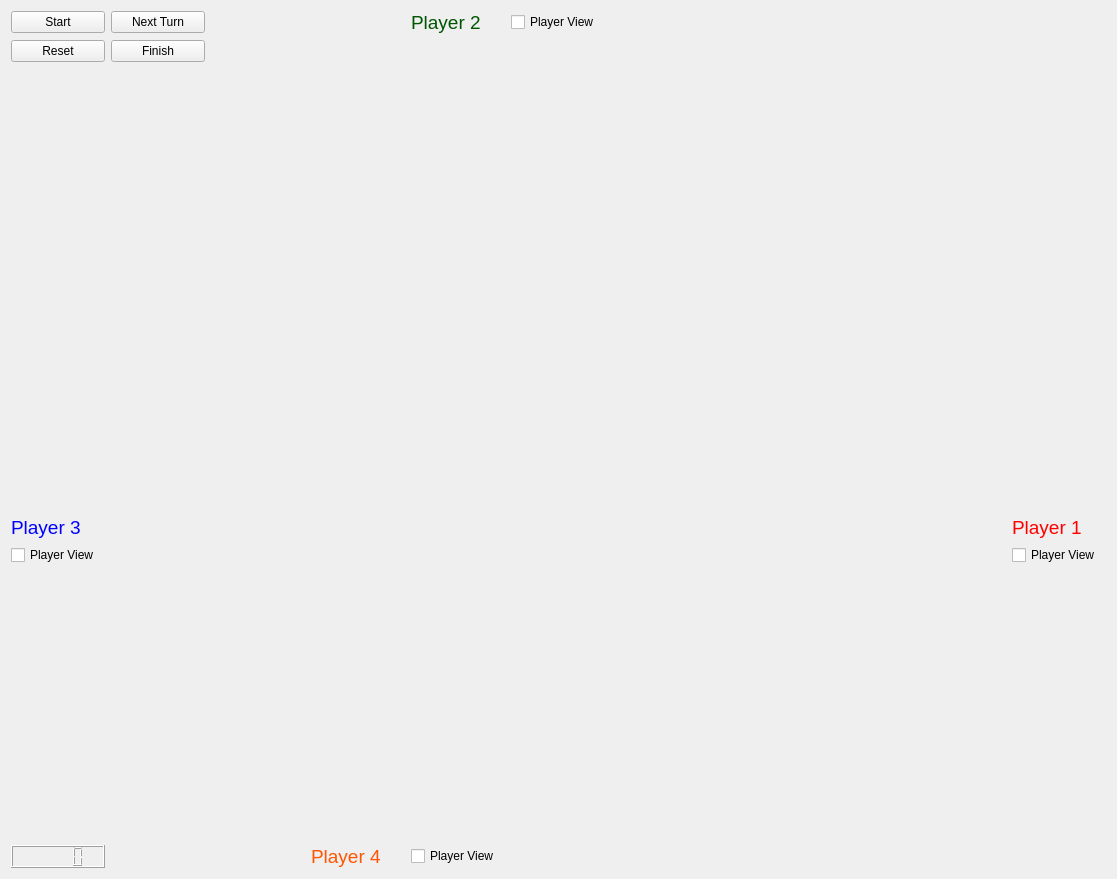
<?xml version="1.0" encoding="UTF-8"?>
<ui version="4.0">
 <class>NextTurnButton</class>
 <widget class="QWidget" name="NextTurnButton">
  <property name="geometry">
   <rect>
    <x>0</x>
    <y>0</y>
    <width>1117</width>
    <height>879</height>
   </rect>
  </property>
  <property name="windowTitle">
   <string>Form</string>
  </property>
  <layout class="QGridLayout" name="gridLayout">
   <item row="0" column="0">
    <widget class="QPushButton" name="StartButton">
     <property name="text">
      <string>Start</string>
     </property>
    </widget>
   </item>
   <item row="0" column="1">
    <widget class="QPushButton" name="pushButton_3">
     <property name="text">
      <string>Next Turn</string>
     </property>
    </widget>
   </item>
   <item row="0" column="4">
    <widget class="QLabel" name="Player2Label">
     <property name="text">
      <string>&lt;html&gt;&lt;head/&gt;&lt;body&gt;&lt;p&gt;&lt;span style=&quot; font-size:14pt; color:#005500;&quot;&gt;Player 2&lt;/span&gt;&lt;/p&gt;&lt;/body&gt;&lt;/html&gt;</string>
     </property>
    </widget>
   </item>
   <item row="0" column="5">
    <widget class="QCheckBox" name="Player2ViewCheckbox">
     <property name="text">
      <string>Player View</string>
     </property>
    </widget>
   </item>
   <item row="1" column="0">
    <widget class="QPushButton" name="ResetButton">
     <property name="text">
      <string>Reset</string>
     </property>
    </widget>
   </item>
   <item row="1" column="1">
    <widget class="QPushButton" name="FinishButton">
     <property name="text">
      <string>Finish</string>
     </property>
    </widget>
   </item>
   <item row="2" column="2">
    <widget class="QLabel" name="Player2Card">
     <property name="text">
      <string/>
     </property>
     <property name="pixmap">
      <pixmap resource="rsrc.qrc">:/Cards/CardPngs/SQ.png</pixmap>
     </property>
     <property name="scaledContents">
      <bool>false</bool>
     </property>
    </widget>
   </item>
   <item row="2" column="3">
    <widget class="QLabel" name="Player2Card_2">
     <property name="text">
      <string/>
     </property>
     <property name="pixmap">
      <pixmap resource="rsrc.qrc">:/Cards/CardPngs/DK.png</pixmap>
     </property>
    </widget>
   </item>
   <item row="2" column="4">
    <widget class="QLabel" name="Player2Card_4">
     <property name="text">
      <string/>
     </property>
     <property name="pixmap">
      <pixmap resource="rsrc.qrc">:/Cards/CardPngs/C5.png</pixmap>
     </property>
    </widget>
   </item>
   <item row="2" column="5">
    <widget class="QLabel" name="Player2Card_6">
     <property name="text">
      <string/>
     </property>
     <property name="pixmap">
      <pixmap resource="rsrc.qrc">:/Cards/CardPngs/C3.png</pixmap>
     </property>
    </widget>
   </item>
   <item row="2" column="6">
    <widget class="QLabel" name="Player2Card_8">
     <property name="text">
      <string/>
     </property>
     <property name="pixmap">
      <pixmap resource="rsrc.qrc">:/Cards/CardPngs/C10.png</pixmap>
     </property>
    </widget>
   </item>
   <item row="2" column="7">
    <widget class="QLabel" name="Player2Card_10">
     <property name="text">
      <string/>
     </property>
     <property name="pixmap">
      <pixmap resource="rsrc.qrc">:/Cards/CardPngs/C2.png</pixmap>
     </property>
    </widget>
   </item>
   <item row="2" column="8">
    <widget class="QLabel" name="Player2Card_12">
     <property name="text">
      <string/>
     </property>
     <property name="pixmap">
      <pixmap resource="rsrc.qrc">:/Cards/CardPngs/H7.png</pixmap>
     </property>
    </widget>
   </item>
   <item row="3" column="3">
    <widget class="QLabel" name="Player2Card_3">
     <property name="text">
      <string/>
     </property>
     <property name="pixmap">
      <pixmap resource="rsrc.qrc">:/Cards/CardPngs/KK.png</pixmap>
     </property>
    </widget>
   </item>
   <item row="3" column="4">
    <widget class="QLabel" name="Player2Card_5">
     <property name="text">
      <string/>
     </property>
     <property name="pixmap">
      <pixmap resource="rsrc.qrc">:/Cards/CardPngs/C8.png</pixmap>
     </property>
    </widget>
   </item>
   <item row="3" column="5">
    <widget class="QLabel" name="Player2Card_7">
     <property name="text">
      <string/>
     </property>
     <property name="pixmap">
      <pixmap resource="rsrc.qrc">:/Cards/CardPngs/C7.png</pixmap>
     </property>
    </widget>
   </item>
   <item row="3" column="6">
    <widget class="QLabel" name="Player2Card_9">
     <property name="text">
      <string/>
     </property>
     <property name="pixmap">
      <pixmap resource="rsrc.qrc">:/Cards/CardPngs/C5.png</pixmap>
     </property>
    </widget>
   </item>
   <item row="3" column="7">
    <widget class="QLabel" name="Player2Card_11">
     <property name="text">
      <string/>
     </property>
     <property name="pixmap">
      <pixmap resource="rsrc.qrc">:/Cards/CardPngs/C5.png</pixmap>
     </property>
    </widget>
   </item>
   <item row="3" column="8">
    <widget class="QLabel" name="Player2Card_13">
     <property name="text">
      <string/>
     </property>
     <property name="pixmap">
      <pixmap resource="rsrc.qrc">:/Cards/CardPngs/C1.png</pixmap>
     </property>
    </widget>
   </item>
   <item row="4" column="3">
    <spacer name="verticalSpacer_6">
     <property name="orientation">
      <enum>Qt::Vertical</enum>
     </property>
     <property name="sizeHint" stdset="0">
      <size>
       <width>20</width>
       <height>40</height>
      </size>
     </property>
    </spacer>
   </item>
   <item row="5" column="3">
    <spacer name="verticalSpacer_2">
     <property name="orientation">
      <enum>Qt::Vertical</enum>
     </property>
     <property name="sizeHint" stdset="0">
      <size>
       <width>20</width>
       <height>40</height>
      </size>
     </property>
    </spacer>
   </item>
   <item row="5" column="7">
    <spacer name="verticalSpacer_3">
     <property name="orientation">
      <enum>Qt::Vertical</enum>
     </property>
     <property name="sizeHint" stdset="0">
      <size>
       <width>20</width>
       <height>40</height>
      </size>
     </property>
    </spacer>
   </item>
   <item row="6" column="1">
    <widget class="QLabel" name="Player3Card">
     <property name="text">
      <string/>
     </property>
     <property name="pixmap">
      <pixmap resource="rsrc.qrc">:/Cards/CardPngs/C1.png</pixmap>
     </property>
     <property name="scaledContents">
      <bool>false</bool>
     </property>
    </widget>
   </item>
   <item row="6" column="2">
    <widget class="QLabel" name="Player3Card_2">
     <property name="text">
      <string/>
     </property>
     <property name="pixmap">
      <pixmap resource="rsrc.qrc">:/Cards/CardPngs/D9.png</pixmap>
     </property>
    </widget>
   </item>
   <item row="6" column="3">
    <widget class="QLabel" name="Player3Card_3">
     <property name="text">
      <string/>
     </property>
     <property name="pixmap">
      <pixmap resource="rsrc.qrc">:/Cards/CardPngs/C2.png</pixmap>
     </property>
    </widget>
   </item>
   <item row="6" column="7">
    <widget class="QLabel" name="Player1Card">
     <property name="text">
      <string/>
     </property>
     <property name="pixmap">
      <pixmap resource="rsrc.qrc">:/Cards/CardPngs/S6.png</pixmap>
     </property>
    </widget>
   </item>
   <item row="6" column="8">
    <widget class="QLabel" name="Player1Card_3">
     <property name="text">
      <string/>
     </property>
     <property name="pixmap">
      <pixmap resource="rsrc.qrc">:/Cards/CardPngs/C6.png</pixmap>
     </property>
    </widget>
   </item>
   <item row="6" column="9">
    <widget class="QLabel" name="Player1Card_2">
     <property name="text">
      <string/>
     </property>
     <property name="pixmap">
      <pixmap resource="rsrc.qrc">:/Cards/CardPngs/C8.png</pixmap>
     </property>
    </widget>
   </item>
   <item row="7" column="0">
    <widget class="QLabel" name="Player3Label">
     <property name="text">
      <string>&lt;html&gt;&lt;head/&gt;&lt;body&gt;&lt;p&gt;&lt;span style=&quot; font-size:14pt; color:#0000ff;&quot;&gt;Player 3&lt;/span&gt;&lt;/p&gt;&lt;/body&gt;&lt;/html&gt;</string>
     </property>
    </widget>
   </item>
   <item row="7" column="1">
    <widget class="QLabel" name="Player3Card_6">
     <property name="text">
      <string/>
     </property>
     <property name="pixmap">
      <pixmap resource="rsrc.qrc">:/Cards/CardPngs/C10.png</pixmap>
     </property>
    </widget>
   </item>
   <item row="7" column="2">
    <widget class="QLabel" name="Player3Card_5">
     <property name="text">
      <string/>
     </property>
     <property name="pixmap">
      <pixmap resource="rsrc.qrc">:/Cards/CardPngs/D7.png</pixmap>
     </property>
    </widget>
   </item>
   <item row="7" column="3">
    <widget class="QLabel" name="Player3Card_4">
     <property name="text">
      <string/>
     </property>
     <property name="pixmap">
      <pixmap resource="rsrc.qrc">:/Cards/CardPngs/DK.png</pixmap>
     </property>
    </widget>
   </item>
   <item row="7" column="7">
    <widget class="QLabel" name="Player1Card_4">
     <property name="text">
      <string/>
     </property>
     <property name="pixmap">
      <pixmap resource="rsrc.qrc">:/Cards/CardPngs/H5.png</pixmap>
     </property>
    </widget>
   </item>
   <item row="7" column="8">
    <widget class="QLabel" name="Player1Card_5">
     <property name="text">
      <string/>
     </property>
     <property name="pixmap">
      <pixmap resource="rsrc.qrc">:/Cards/CardPngs/C8.png</pixmap>
     </property>
    </widget>
   </item>
   <item row="7" column="9">
    <widget class="QLabel" name="Player1Card_6">
     <property name="text">
      <string/>
     </property>
     <property name="pixmap">
      <pixmap resource="rsrc.qrc">:/Cards/CardPngs/SJ.png</pixmap>
     </property>
    </widget>
   </item>
   <item row="7" column="10">
    <widget class="QLabel" name="Player1Label">
     <property name="maximumSize">
      <size>
       <width>16777215</width>
       <height>71</height>
      </size>
     </property>
     <property name="text">
      <string>&lt;html&gt;&lt;head/&gt;&lt;body&gt;&lt;p&gt;&lt;span style=&quot; font-size:14pt; color:#ff0000;&quot;&gt;Player 1&lt;/span&gt;&lt;/p&gt;&lt;/body&gt;&lt;/html&gt;</string>
     </property>
    </widget>
   </item>
   <item row="8" column="0">
    <widget class="QCheckBox" name="Player3ViewCheckbox">
     <property name="text">
      <string>Player View</string>
     </property>
    </widget>
   </item>
   <item row="8" column="1">
    <widget class="QLabel" name="Player3Card_9">
     <property name="text">
      <string/>
     </property>
     <property name="pixmap">
      <pixmap resource="rsrc.qrc">:/Cards/CardPngs/C2.png</pixmap>
     </property>
    </widget>
   </item>
   <item row="8" column="2">
    <widget class="QLabel" name="Player3Card_8">
     <property name="text">
      <string/>
     </property>
     <property name="pixmap">
      <pixmap resource="rsrc.qrc">:/Cards/CardPngs/SJ.png</pixmap>
     </property>
    </widget>
   </item>
   <item row="8" column="3">
    <widget class="QLabel" name="Player3Card_7">
     <property name="text">
      <string/>
     </property>
     <property name="pixmap">
      <pixmap resource="rsrc.qrc">:/Cards/CardPngs/H5.png</pixmap>
     </property>
    </widget>
   </item>
   <item row="8" column="7">
    <widget class="QLabel" name="Player1Card_7">
     <property name="text">
      <string/>
     </property>
     <property name="pixmap">
      <pixmap resource="rsrc.qrc">:/Cards/CardPngs/H5.png</pixmap>
     </property>
    </widget>
   </item>
   <item row="8" column="8">
    <widget class="QLabel" name="Player1Card_8">
     <property name="text">
      <string/>
     </property>
     <property name="pixmap">
      <pixmap resource="rsrc.qrc">:/Cards/CardPngs/C6.png</pixmap>
     </property>
    </widget>
   </item>
   <item row="8" column="9">
    <widget class="QLabel" name="Player1Card_9">
     <property name="text">
      <string/>
     </property>
     <property name="pixmap">
      <pixmap resource="rsrc.qrc">:/Cards/CardPngs/HQ.png</pixmap>
     </property>
    </widget>
   </item>
   <item row="8" column="10">
    <widget class="QCheckBox" name="Player1ViewCheckbox">
     <property name="text">
      <string>Player View</string>
     </property>
    </widget>
   </item>
   <item row="9" column="1">
    <widget class="QLabel" name="Player3Card_12">
     <property name="text">
      <string/>
     </property>
     <property name="pixmap">
      <pixmap resource="rsrc.qrc">:/Cards/CardPngs/S6.png</pixmap>
     </property>
    </widget>
   </item>
   <item row="9" column="2">
    <widget class="QLabel" name="Player3Card_11">
     <property name="text">
      <string/>
     </property>
     <property name="pixmap">
      <pixmap resource="rsrc.qrc">:/Cards/CardPngs/SJ.png</pixmap>
     </property>
    </widget>
   </item>
   <item row="9" column="3">
    <widget class="QLabel" name="Player3Card_10">
     <property name="text">
      <string/>
     </property>
     <property name="pixmap">
      <pixmap resource="rsrc.qrc">:/Cards/CardPngs/C5.png</pixmap>
     </property>
    </widget>
   </item>
   <item row="9" column="7">
    <widget class="QLabel" name="Player1Card_10">
     <property name="text">
      <string/>
     </property>
     <property name="pixmap">
      <pixmap resource="rsrc.qrc">:/Cards/CardPngs/DQ.png</pixmap>
     </property>
    </widget>
   </item>
   <item row="9" column="8">
    <widget class="QLabel" name="Player1Card8">
     <property name="text">
      <string/>
     </property>
     <property name="pixmap">
      <pixmap resource="rsrc.qrc">:/Cards/CardPngs/C8.png</pixmap>
     </property>
    </widget>
   </item>
   <item row="9" column="9">
    <widget class="QLabel" name="Player1Card_11">
     <property name="text">
      <string/>
     </property>
     <property name="pixmap">
      <pixmap resource="rsrc.qrc">:/Cards/CardPngs/D9.png</pixmap>
     </property>
    </widget>
   </item>
   <item row="10" column="1">
    <widget class="QLabel" name="Player3Card_13">
     <property name="text">
      <string/>
     </property>
     <property name="pixmap">
      <pixmap resource="rsrc.qrc">:/Cards/CardPngs/H4.png</pixmap>
     </property>
    </widget>
   </item>
   <item row="10" column="7">
    <widget class="QLabel" name="Player1Card_12">
     <property name="text">
      <string/>
     </property>
     <property name="pixmap">
      <pixmap resource="rsrc.qrc">:/Cards/CardPngs/D9.png</pixmap>
     </property>
    </widget>
   </item>
   <item row="10" column="8">
    <widget class="QLabel" name="Player1Card_13">
     <property name="text">
      <string/>
     </property>
     <property name="pixmap">
      <pixmap resource="rsrc.qrc">:/Cards/CardPngs/S4.png</pixmap>
     </property>
    </widget>
   </item>
   <item row="11" column="3">
    <spacer name="verticalSpacer">
     <property name="orientation">
      <enum>Qt::Vertical</enum>
     </property>
     <property name="sizeHint" stdset="0">
      <size>
       <width>20</width>
       <height>40</height>
      </size>
     </property>
    </spacer>
   </item>
   <item row="11" column="7">
    <spacer name="verticalSpacer_4">
     <property name="orientation">
      <enum>Qt::Vertical</enum>
     </property>
     <property name="sizeHint" stdset="0">
      <size>
       <width>20</width>
       <height>40</height>
      </size>
     </property>
    </spacer>
   </item>
   <item row="11" column="8">
    <spacer name="verticalSpacer_5">
     <property name="orientation">
      <enum>Qt::Vertical</enum>
     </property>
     <property name="sizeHint" stdset="0">
      <size>
       <width>20</width>
       <height>40</height>
      </size>
     </property>
    </spacer>
   </item>
   <item row="12" column="2">
    <widget class="QLabel" name="Player4Card">
     <property name="text">
      <string/>
     </property>
     <property name="pixmap">
      <pixmap resource="rsrc.qrc">:/Cards/CardPngs/H5.png</pixmap>
     </property>
    </widget>
   </item>
   <item row="12" column="3">
    <widget class="QLabel" name="Player4Card_2">
     <property name="text">
      <string/>
     </property>
     <property name="pixmap">
      <pixmap resource="rsrc.qrc">:/Cards/CardPngs/C1.png</pixmap>
     </property>
    </widget>
   </item>
   <item row="12" column="4">
    <widget class="QLabel" name="Player4Card_3">
     <property name="text">
      <string/>
     </property>
     <property name="pixmap">
      <pixmap resource="rsrc.qrc">:/Cards/CardPngs/C1.png</pixmap>
     </property>
    </widget>
   </item>
   <item row="12" column="5">
    <widget class="QLabel" name="Player4Card_4">
     <property name="text">
      <string/>
     </property>
     <property name="pixmap">
      <pixmap resource="rsrc.qrc">:/Cards/CardPngs/H3.png</pixmap>
     </property>
    </widget>
   </item>
   <item row="12" column="6">
    <widget class="QLabel" name="Player4Card_5">
     <property name="text">
      <string/>
     </property>
     <property name="pixmap">
      <pixmap resource="rsrc.qrc">:/Cards/CardPngs/C5.png</pixmap>
     </property>
    </widget>
   </item>
   <item row="12" column="7">
    <widget class="QLabel" name="Player4Card_6">
     <property name="text">
      <string/>
     </property>
     <property name="pixmap">
      <pixmap resource="rsrc.qrc">:/Cards/CardPngs/H8.png</pixmap>
     </property>
    </widget>
   </item>
   <item row="12" column="8">
    <widget class="QLabel" name="Player4Card_7">
     <property name="text">
      <string/>
     </property>
     <property name="pixmap">
      <pixmap resource="rsrc.qrc">:/Cards/CardPngs/H7.png</pixmap>
     </property>
    </widget>
   </item>
   <item row="13" column="2">
    <widget class="QLabel" name="Player4Card_8">
     <property name="text">
      <string/>
     </property>
     <property name="pixmap">
      <pixmap resource="rsrc.qrc">:/Cards/CardPngs/H8.png</pixmap>
     </property>
    </widget>
   </item>
   <item row="13" column="3">
    <widget class="QLabel" name="Player4Card_9">
     <property name="text">
      <string/>
     </property>
     <property name="pixmap">
      <pixmap resource="rsrc.qrc">:/Cards/CardPngs/SJ.png</pixmap>
     </property>
    </widget>
   </item>
   <item row="13" column="4">
    <widget class="QLabel" name="Player4Card_10">
     <property name="text">
      <string/>
     </property>
     <property name="pixmap">
      <pixmap resource="rsrc.qrc">:/Cards/CardPngs/S3.png</pixmap>
     </property>
    </widget>
   </item>
   <item row="13" column="5">
    <widget class="QLabel" name="Player4Card_11">
     <property name="text">
      <string/>
     </property>
     <property name="pixmap">
      <pixmap resource="rsrc.qrc">:/Cards/CardPngs/D3.png</pixmap>
     </property>
    </widget>
   </item>
   <item row="13" column="6">
    <widget class="QLabel" name="Player4Card_12">
     <property name="text">
      <string/>
     </property>
     <property name="pixmap">
      <pixmap resource="rsrc.qrc">:/Cards/CardPngs/C1.png</pixmap>
     </property>
    </widget>
   </item>
   <item row="13" column="7">
    <widget class="QLabel" name="Player4Card_13">
     <property name="text">
      <string/>
     </property>
     <property name="pixmap">
      <pixmap resource="rsrc.qrc">:/Cards/CardPngs/H5.png</pixmap>
     </property>
    </widget>
   </item>
   <item row="14" column="0">
    <widget class="QLCDNumber" name="Turncounter">
     <property name="styleSheet">
      <string notr="true"/>
     </property>
    </widget>
   </item>
   <item row="14" column="3">
    <widget class="QLabel" name="Player4Label">
     <property name="text">
      <string>&lt;html&gt;&lt;head/&gt;&lt;body&gt;&lt;p&gt;&lt;span style=&quot; font-size:14pt; color:#ff5500;&quot;&gt;Player 4&lt;/span&gt;&lt;/p&gt;&lt;/body&gt;&lt;/html&gt;</string>
     </property>
    </widget>
   </item>
   <item row="14" column="4">
    <widget class="QCheckBox" name="Player4ViewCheckbox">
     <property name="text">
      <string>Player View</string>
     </property>
    </widget>
   </item>
  </layout>
  <action name="actionssn">
   <property name="text">
    <string>ssn</string>
   </property>
   <property name="toolTip">
    <string>bg</string>
   </property>
  </action>
 </widget>
 <resources>
  <include location="rsrc.qrc"/>
 </resources>
 <connections/>
</ui>
